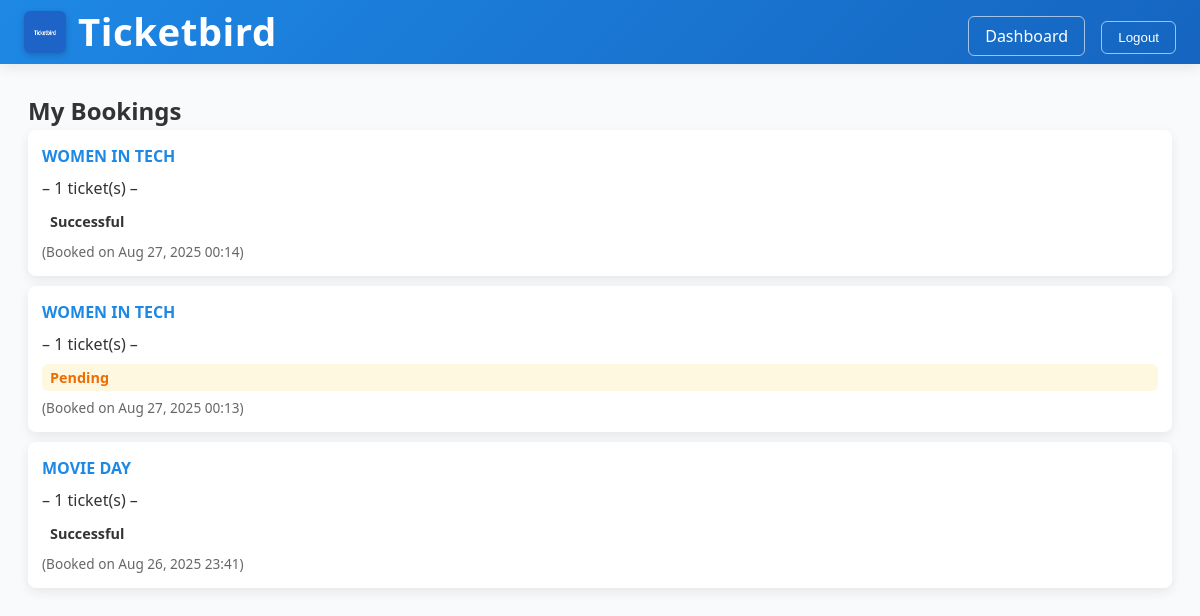
The page /dashboard/ (signed in) on the database its author committed.
### core/models.py (models this page shows, shortened)
class Booking(models.Model):
    user = models.ForeignKey(User, on_delete=models.CASCADE)
    event = models.ForeignKey(Event, on_delete=models.CASCADE)
    booked_at = models.DateTimeField(auto_now_add=True)
    tickets = models.PositiveIntegerField(default=1)
    PAYMENT_STATUS_CHOICES = [
        ('pending', 'Pending'),
        ('success', 'Success'),
        ('failed', 'Failed'),
    ]
    payment_status = models.CharField(
        max_length=20,
        choices=PAYMENT_STATUS_CHOICES,
        default='pending'
    )
    payment_reference = models.CharField(
        max_length=100,
        blank=True,
        null=True,
        unique=True  # ✅ ensures Paystack transaction references are unique
    )

class Event(models.Model):
    CATEGORY_CHOICES = [
        ('concert', 'Concert'),
        ('theater', 'Theater'),
        ('conference', 'Conference'),
        ('sports', 'Sports'),
    ]
    title = models.CharField(max_length=200)
    description = models.TextField()
    category = models.CharField(max_length=20, choices=CATEGORY_CHOICES)
    date = models.DateTimeField()
    image = models.ImageField(upload_to='events/')
    location = models.CharField(max_length=200)
    price = models.PositiveIntegerField(default=0)

### core/views.py (the view)
# urls.py: path('dashboard/', core_views.dashboard, name='dashboard'),
@login_required
def dashboard(request):
    bookings = Booking.objects.filter(user=request.user).select_related('event').order_by('-booked_at')
    return render(request, 'core/dashboard.html', {'bookings': bookings})

### templates/core/dashboard.html (shortened to what this page needs)
{% extends 'core/base.html' %}
{% block content %}
  <h2>My Bookings</h2>
  {% if bookings %}
    <ul class="booking-list">
      {% for booking in bookings %}
        <li>
          <strong>{{ booking.event.title }}</strong>
          – {{ booking.tickets }} ticket(s)
          – <span class="status {{ booking.payment_status }}">
              {{ booking.payment_status|title }}
            </span>
          <small>(Booked on {{ booking.booked_at|date:"M d, Y H:i" }})</small>
        </li>
      {% endfor %}
    </ul>
  {% else %}
    <p>You haven’t booked any events yet.</p>
  {% endif %}
{% endblock %}

### static/css/style.css (style rules this page uses)
:root { --primary-color: #1e88e5; --secondary-color: #ffffff; --background-color: #f9fafc; --text-color: #333; --header-height: 64px; --shadow: 0 4px 12px rgba(0,0,0,0.08); --transition: all 0.3s ease; }
* { box-sizing: border-box; margin: 0; padding: 0; }
body { font-family: 'Segoe UI', Roboto, Arial, sans-serif; background: var(--background-color); color: var(--text-color); line-height: 1.6; }
.booking-list { list-style: none; padding: 0; }
.booking-list li { background: #fff; margin-bottom: 10px; padding: 14px; border-radius: 8px; box-shadow: var(--shadow); display: flex; flex-direction: column; gap: 6px; }
.booking-list li strong { font-size: 1rem; color: var(--primary-color); }
.booking-list li small { color: #666; font-size: 0.85rem; }
.status { font-weight: bold; padding: 2px 8px; border-radius: 6px; display: inline-block; font-size: 0.9rem; }
.status.pending { background: #fff8e1; color: #ef6c00; }

### rows shown on the page
Booking: event "WOMEN IN TECH", tickets "1", payment_status "Successful", booked_at "Aug 27, 2025 00:14"
Booking: event "WOMEN IN TECH", tickets "1", payment_status "Pending", booked_at "Aug 27, 2025 00:13"
Booking: event "MOVIE DAY", tickets "1", payment_status "Successful", booked_at "Aug 26, 2025 23:41"
